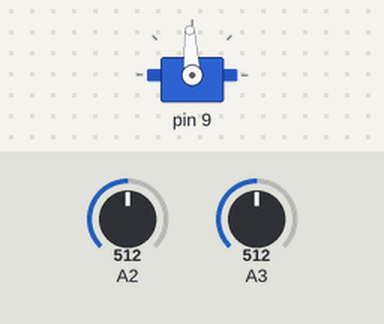
Simulated run of this sketch. Board: Arduino Uno, built with avr-gcc and run on an emulated ATmega328P. Shown: servo. The inputs (shaded band) are chosen by the test bench; at power-on: A2 = 512, A3 = 512. Servo pulses on a pin are drawn as a servo (544–2400 µs = 0–180°).

Above: at 1.9 s.
2.0 s: A2 set to 548
3.5 s: A2 set to 572
At 6.3 s:
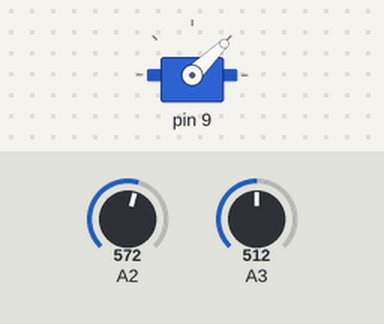
6.5 s: A3 set to 533
At 7.67 s:
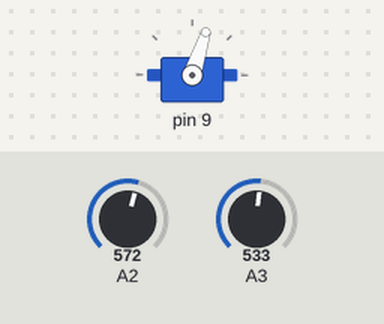
9.5 s: A3 set to 609
11.0 s: A3 set to 633
At 13.7 s:
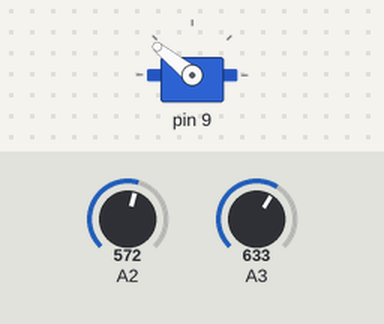
14.0 s: A2 set to 716
At 15.49 s:
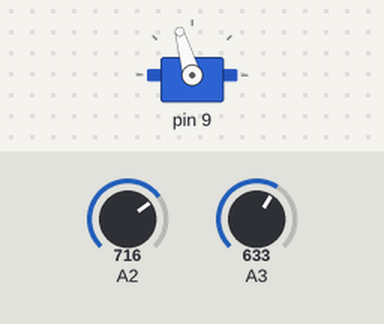
Timing chart, 0 to 19.5 s (numbered marks = the images above; inputs shaded):
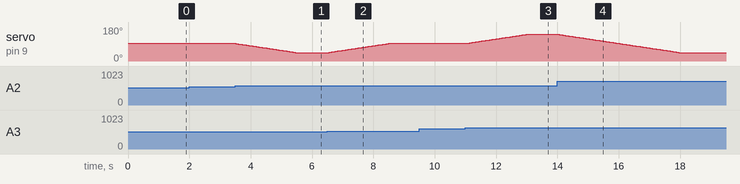

Measured:
- the behaviour switches between 562 and 563 on A2 (found by bisection; images 0 and 1)
- the behaviour switches between 521 and 522 on A3 (found by bisection; images 1 and 2)
- the behaviour switches between 622 and 623 on A3 (found by bisection; images 2 and 3)
- after the input at 2.0 s, every drawn part: stays the same
- after the input at 3.5 s, servo on pin 9: moves from 93° to 44° over 2.0 s, starting at once
- after the input at 6.5 s, servo on pin 9: moves from 44° to 93° over 2.0 s, starting at once
- after the input at 9.5 s, every drawn part: stays the same
- after the input at 11.0 s, servo on pin 9: moves from 93° to 141° over 1.9 s, starting after 0.06 s
- after the input at 14.0 s, servo on pin 9: moves from 141° to 44° over 4.0 s, starting after 0.06 s

The sketch:

project-3.ino
```cpp
#include <avr/io.h>
#include <util/delay.h>
#include <stdint.h>

#define SERVO_MIN    2000
#define SERVO_MAX    4000
#define SERVO_CENTER 3000

#define SERVO_STEP   5
#define SERVO_DELAY  10

#define ADC_LDR_LEFT   2
#define ADC_LDR_RIGHT  3

#define LIGHT_THRESHOLD  50

volatile uint16_t current_servo_pos = SERVO_CENTER;

void timer1_pwm_init(void) {
    DDRB |= (1 << PB1);

    TCCR1A = (1 << COM1A1) | (0 << COM1A0) | (1 << WGM11) | (0 << WGM10);

    TCCR1B = (1 << WGM13) | (1 << WGM12) | (0 << CS12) | (1 << CS11) | (0 << CS10);

    ICR1 = 39999;

    OCR1A = SERVO_CENTER;

    TCNT1 = 0;
}

void servo_move_to(uint16_t target_pos) {
    if (target_pos < SERVO_MIN) target_pos = SERVO_MIN;
    if (target_pos > SERVO_MAX) target_pos = SERVO_MAX;

    while (current_servo_pos != target_pos) {
        if (current_servo_pos < target_pos) {
            if (target_pos - current_servo_pos < SERVO_STEP) {
                current_servo_pos = target_pos;
            } else {
                current_servo_pos += SERVO_STEP;
            }
        } else {
            if (current_servo_pos - target_pos < SERVO_STEP) {
                current_servo_pos = target_pos;
            } else {
                current_servo_pos -= SERVO_STEP;
            }
        }

        OCR1A = current_servo_pos;

        _delay_ms(SERVO_DELAY);
    }
}

void adc_init(void) {
    ADMUX = (0 << REFS1) | (1 << REFS0);

    ADCSRA = (1 << ADEN) | (1 << ADPS2) | (1 << ADPS1) | (1 << ADPS0);
}

uint16_t adc_read(uint8_t channel) {
    ADMUX = (ADMUX & 0xF0) | (channel & 0x0F);

    _delay_us(10);

    ADCSRA |= (1 << ADSC);

    while (ADCSRA & (1 << ADSC));

    uint16_t result = ADCL;
    result |= (ADCH << 8);

    return result;
}

void light_tracking(void) {
    uint16_t ldr_left  = adc_read(ADC_LDR_LEFT);
    uint16_t ldr_right = adc_read(ADC_LDR_RIGHT);

    int16_t difference = ldr_left - ldr_right;

    uint16_t target_pos = current_servo_pos;

    if (difference > LIGHT_THRESHOLD) {
        target_pos = SERVO_MIN;
    }
    else if (difference < -LIGHT_THRESHOLD) {
        target_pos = SERVO_MAX;
    }
    else {
        target_pos = SERVO_CENTER;
    }

    servo_move_to(target_pos);
}

int main(void) {
    timer1_pwm_init();

    adc_init();

    _delay_ms(1000);

    while (1) {
        light_tracking();

        _delay_ms(100);
    }

    return 0;
}
```
